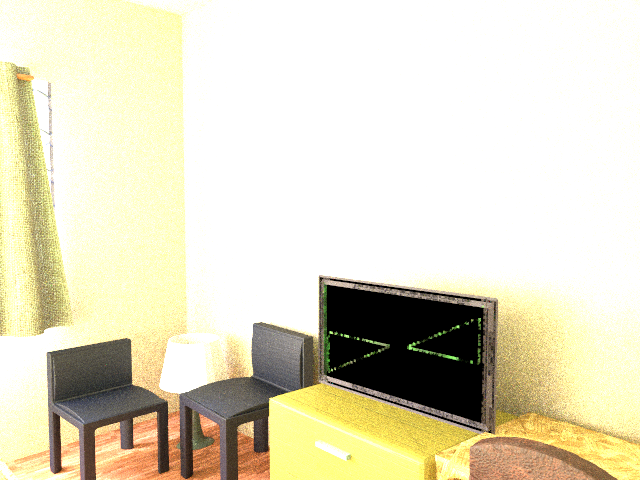
#> input picture Labs/Model-B/Q1.png, 640 x 480 px, found by its file name
$ jupyter execute --allow-errors ModeB.ipynb   (shell and % lines are left out)
#> lines starting #> are read from the running program, lines starting #| are printed output that depends on the picture; after the words box and inside, x2 and y2 are one past the last pixel; in counts of white or black regions, pixels touching at a corner belong together
### Labs/Model-B/commonfunctions.py


import skimage.io as io
import matplotlib.pyplot as plt
import numpy as np
from skimage.exposure import histogram
from matplotlib.pyplot import bar
from skimage.color import rgb2gray,rgb2hsv

# Convolution:
from scipy.signal import convolve2d
from scipy import fftpack
import math

from skimage.util import random_noise
from skimage.filters import median
from skimage.feature import canny
from skimage.measure import label
from skimage.color import label2rgb


# Edges
from skimage.filters import sobel_h, sobel, sobel_v,roberts, prewitt

# Show the figures / plots inside the notebook
def show_images(images,titles=None):
    #This function is used to show image(s) with titles by sending an array of images and an array of associated titles.
    # images[0] will be drawn with the title titles[0] if exists
    # You aren't required to understand this function, use it as-is.
    n_ims = len(images)
    if titles is None: titles = ['(%d)' % i for i in range(1,n_ims + 1)]
    fig = plt.figure()
    n = 1
    for image,title in zip(images,titles):
        a = fig.add_subplot(1,n_ims,n)
        if image.ndim == 2:
            plt.gray()
        plt.imshow(image)
        a.set_title(title)
        n += 1
    fig.set_size_inches(np.array(fig.get_size_inches()) * n_ims)
    plt.show()


# [6 lines left out: function showHist, not called in this run]

### Labs/Model-B/ModeB.ipynb
[cell 1]
import skimage.io as io
import matplotlib.pyplot as plt
import numpy as np
from skimage.exposure import histogram
from matplotlib.pyplot import bar
from skimage.color import rgb2gray,rgb2hsv

# Convolution:
from scipy.signal import convolve2d
from scipy import fftpack
import math

from skimage.util import random_noise
from skimage.filters import median
from skimage.feature import canny
from skimage.measure import label
from skimage.color import label2rgb

from commonfunctions import *

import commonfunctions as cf # this a custom module found the commonfunctions.py
import skimage.io as io
import matplotlib.pyplot as plt
import numpy as np
from skimage.color import rgb2gray
from scipy import fftpack
from scipy.signal import convolve2d
from skimage.util import random_noise
from skimage.exposure import rescale_intensity

# Show the matlpotlib figures inside the notebook

***Question 1***
For the given image (Q1.png), identify the existing issue(s). Use 2 different methods to solve each issue, clearly indicating your choice of parameters (if any). Comment on the result of each method (How does this method solve the issue?)

[cell 2]
img = io.imread('D:\Programs Space\Github\CMPN446---Image-Processing-and-Computer-Vision\Labs\Model-B\Q1.png')
#> img is the input picture: shape (480, 640, 4); mean R, G, B, A 224.7, 219.6, 195.1, 255
io.imshow(img)
io.show()

# [9 lines of commented-out code are left out]

def apply_filter_in_freq(img, f):
    img_in_freq = fftpack.fft2(img)

    # we supply the img shape here to make both the filter and img have the same shape to be able to multiply
    filter_in_freq = fftpack.fft2(f, img.shape)
    filtered_img_in_freq = np.multiply(img_in_freq, filter_in_freq)
    filtered_img = fftpack.ifft2(filtered_img_in_freq)

    cf.show_images([img,
                fftpack.fftshift(np.log(np.abs(img_in_freq)+1)), # log for better intensity scale,
                                                                 # shift to make zero freq at center
                fftpack.fftshift(np.log(np.abs(filter_in_freq)+1)),
                fftpack.fftshift(np.log(np.abs(filtered_img_in_freq)+1)),
                np.abs(filtered_img)
                ], ['Image', 'Image in Freq. Domain', 'Filter in Freq. Domain', 'Filtered Image in Freq. Domain', 'Filtered Image'])

# Let's try some filters on a sample image
img = rgb2gray(io.imread('Q1.png')[:, :,:3])
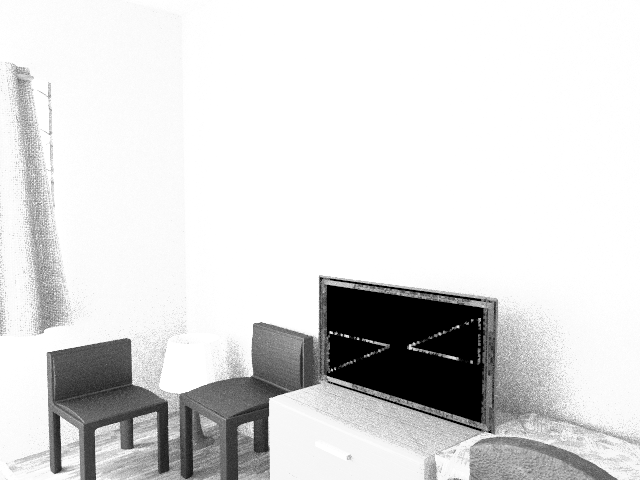
#> img: shape (480, 640) float64; min 0, max 1, mean 0.858

# This is a low pass filter (more on that in the upcoming lectures)
f=np.array([
    [1,2,1],
    [2,4,2],
    [1,2,1]
])

apply_filter_in_freq(img, f)
#> in show_images, `n_ims = len(images)`: n_ims = 5
#> the loop in show_images, `for image,title in zip(images,titles):` made 5 passes
#> title on passes 1 to 5: 'Image', 'Image in Freq. Domain', 'Filter in Freq. Domain', 'Filtered Image in Freq. Domain', 'Filtered Image'
#> after the loop in show_images, `for image,title in zip(images,titles):`: n = 6
#> in show_images, `plt.show()`:
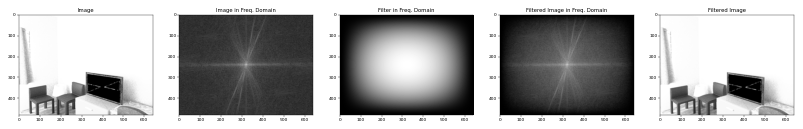
#> figure drawn by matplotlib, 5 panels

***Question 3***
For the given image (Q3.png), use two different approaches to get the mask of the bunny statue (foreground object), and then obtain a minimal representation of the mask. Refer Q3-Explain.png for the required target mask.

[cell 3]
img = io.imread('Q3.png')
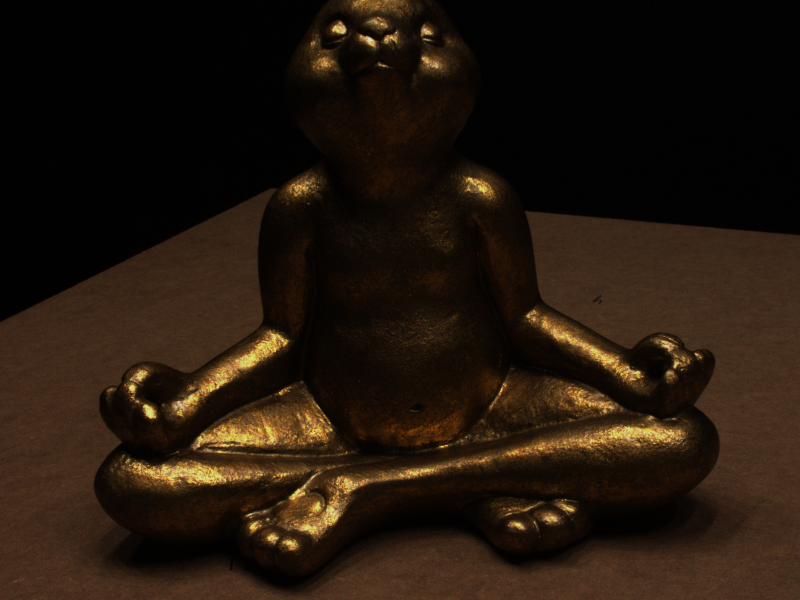
#> input picture Labs/Model-B/Q3.png, 1600 x 1200 px (shown at 1/2 size)
#> img is the input picture: shape (1200, 1600, 4); mean R, G, B, A 35.1, 23, 12.6, 255
img_float = img.astype('float')

red_image = img_float[:,:,0]
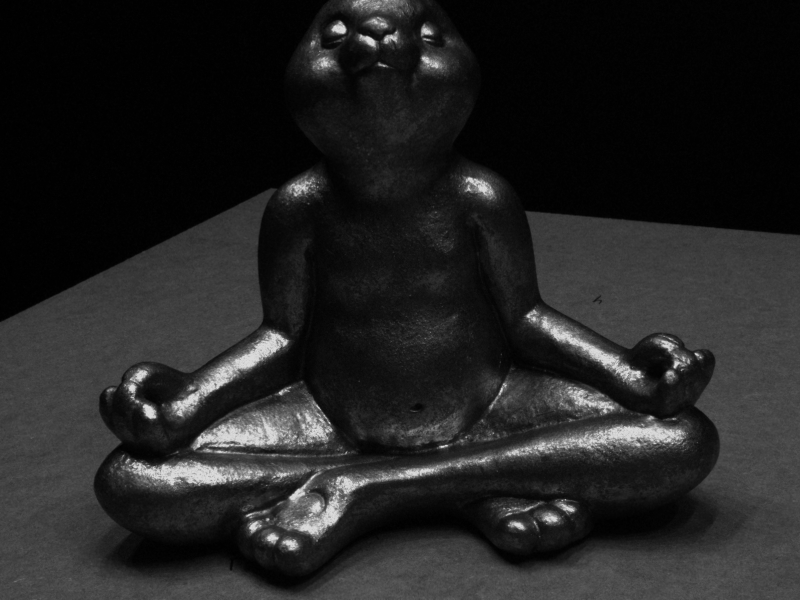
#> red_image: shape (1200, 1600) float64 (shown at 1/2 size); min 0, max 219, mean 35.1
green_image = img_float[:,:,1]
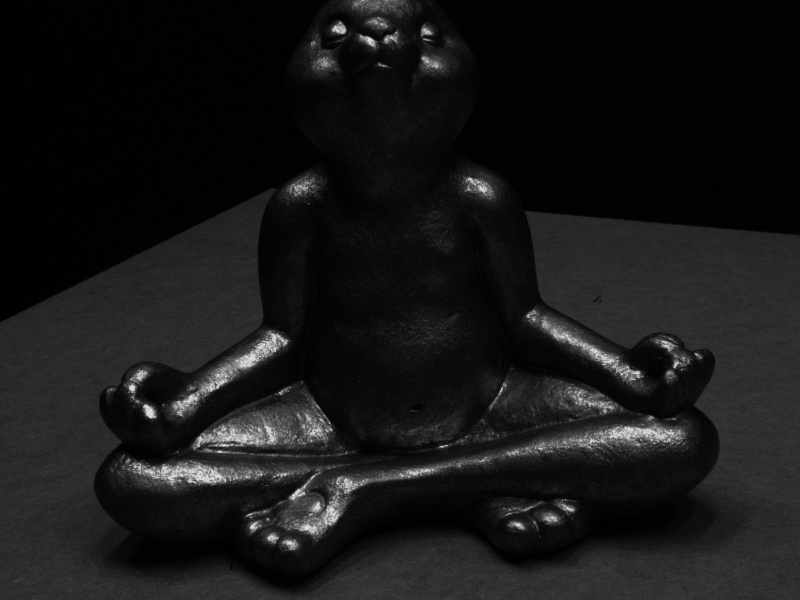
#> green_image: shape (1200, 1600) float64 (shown at 1/2 size); min 0, max 219, mean 23
blue_image = img_float[:,:,2]
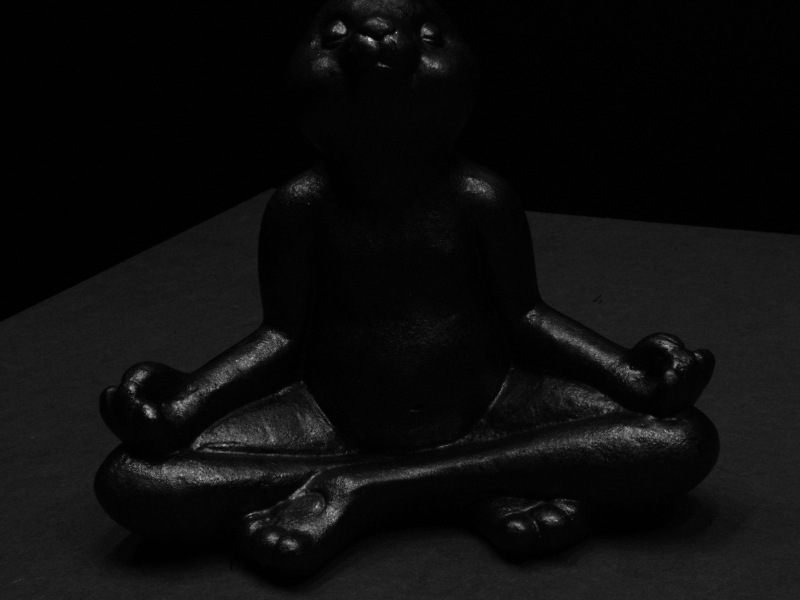
#> blue_image: shape (1200, 1600) float64 (shown at 1/2 size); min 0, max 219, mean 12.6
show_images([red_image,green_image,blue_image],["Red image","Green image","Blue image"])
#> the loop in show_images (call 2), `for image,title in zip(images,titles):` made 3 passes

red_image_thresh = red_image > 85
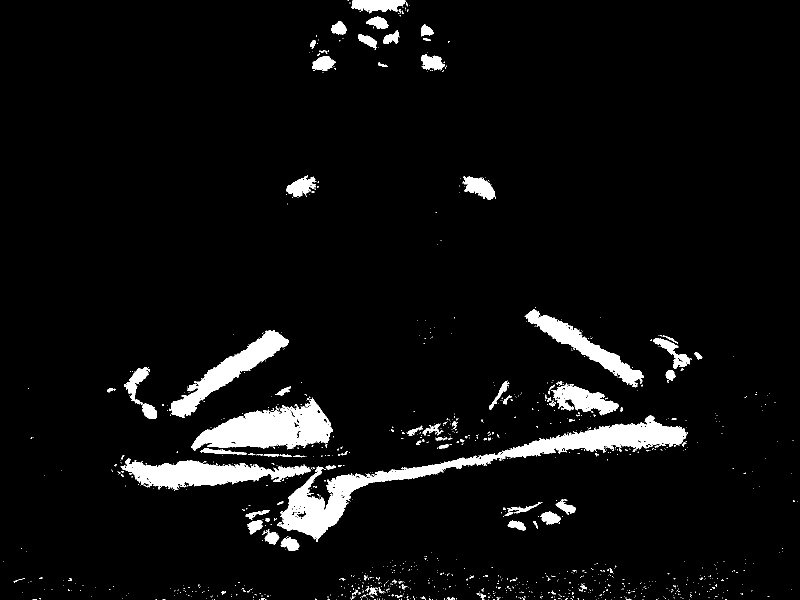
#> red_image_thresh: shape (1200, 1600) bool (shown at 1/2 size); 5.4% white; 1174 white regions (1084 under 20 px), largest, box (x1, y1, x2, y2) and area: (554, 831, 1373, 1084) 28071, (382, 795, 666, 902) 16046, (241, 917, 622, 982) 11813
show_images([red_image, red_image_thresh],["original red", "thresholded red"])

green_image_thresh = green_image > 90
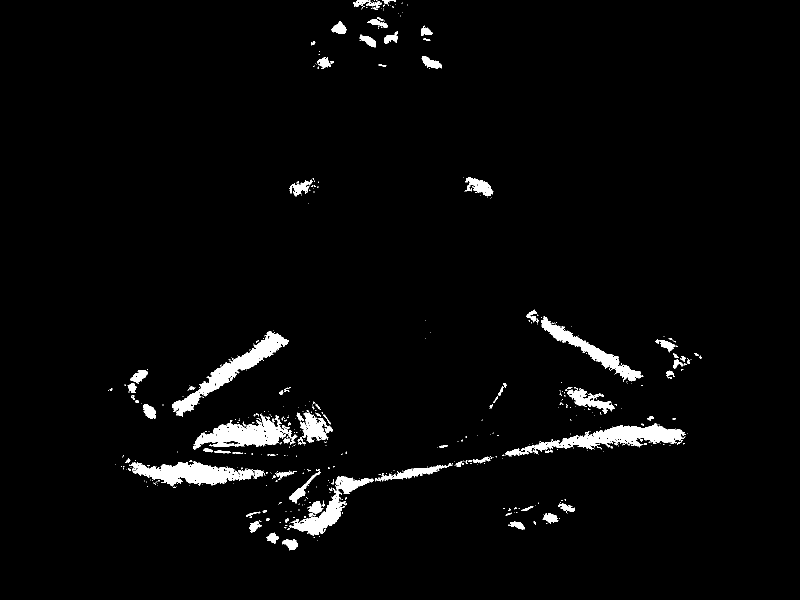
#> green_image_thresh: shape (1200, 1600) bool (shown at 1/2 size); 2.9% white; 531 white regions (442 under 20 px), largest, box (x1, y1, x2, y2) and area: (1010, 846, 1370, 913) 7371, (344, 662, 577, 833) 6927, (258, 923, 509, 973) 6545
show_images([green_image, green_image_thresh],["original green", "thresholded green"])

blue_image_thresh = green_image > 80
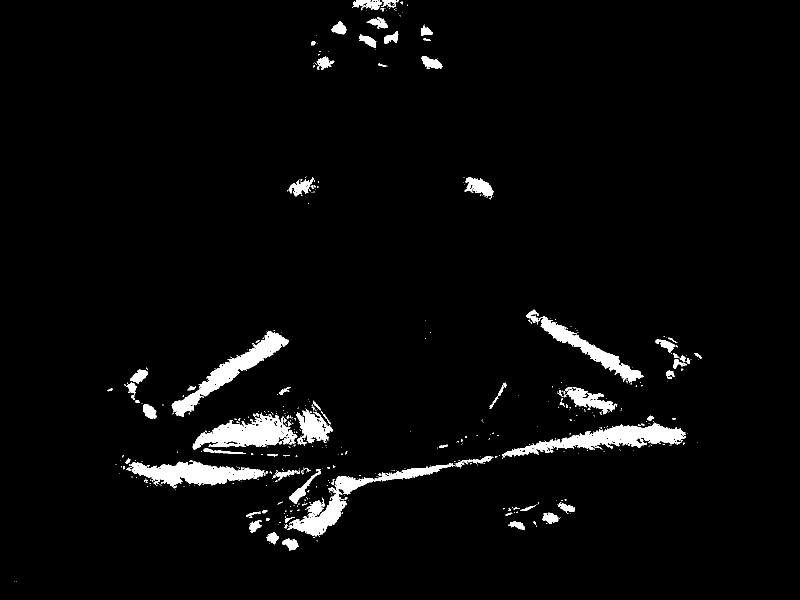
#> blue_image_thresh: shape (1200, 1600) bool (shown at 1/2 size); 3.4% white; 522 white regions (439 under 20 px), largest, box (x1, y1, x2, y2) and area: (1004, 845, 1371, 915) 8747, (575, 926, 909, 1074) 7708, (385, 828, 595, 900) 7608
show_images([blue_image, blue_image_thresh],["original blue", "thresholded blue"])

output_img = red_image_thresh + green_image_thresh + blue_image_thresh
show_images([output_img])

***Question 4***
Create a grayscale image for each of the following plot as pixel intensity histogram:
-	Linear line ( x: [0, 255], y: [256, 512] ).

[cell 4]
drawnImage=np.ones([256, 256])
for i in range(0,256):
    drawnImage[i][:] = (i/255) * np.ones(256)

show_images([drawnImage], ['Generated Image'])
#> after the loop in show_images (call 7), `for image,title in zip(images,titles):`: n = 2
#> in show_images (call 7), `plt.show()`:
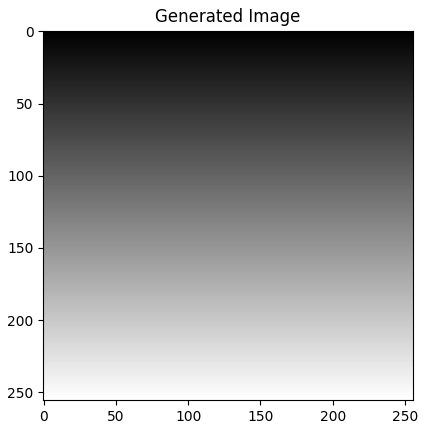
#> figure drawn by matplotlib, 1 panel
#> (the rest of this cell did not finish here and is left out)
